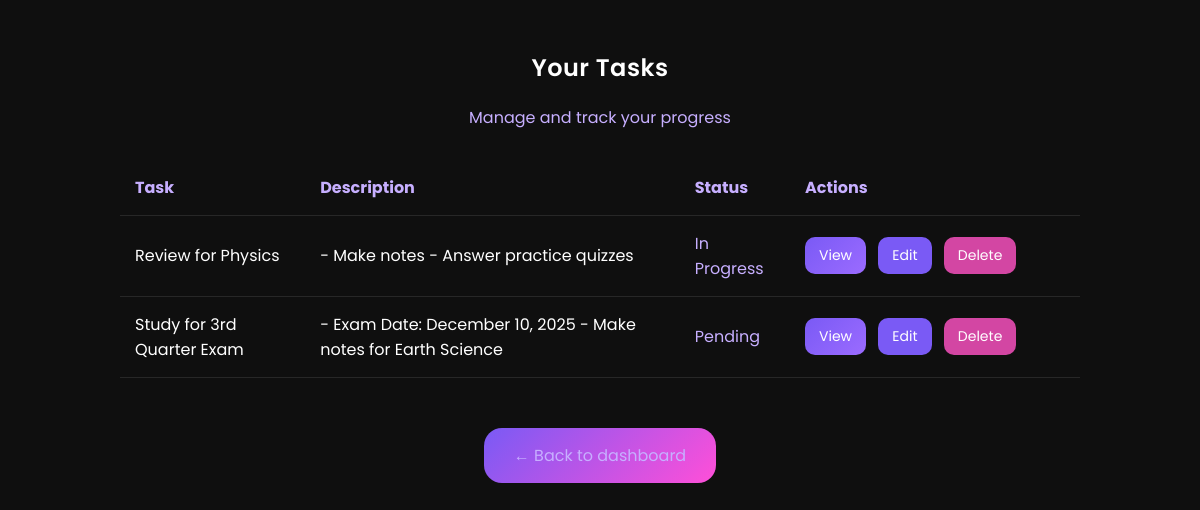
Page /tasks.php (signed in) on the committed database.
### tables this page shows
CREATE TABLE `tasks` (
  `id` int(11) NOT NULL,
  `task_title` varchar(255) DEFAULT NULL,
  `task_description` text DEFAULT NULL,
  `status` varchar(50) DEFAULT 'Pending',
  `created_at` timestamp NOT NULL DEFAULT current_timestamp(),
  `user_id` int(11) DEFAULT NULL
);

### tasks.php (the view, shortened to what this page needs)
<?php
include 'db.php';
$uid = $_SESSION['user_id'];
$result = $conn->query("SELECT * FROM tasks WHERE user_id=$uid ORDER BY created_at DESC");
?>
<!DOCTYPE html>
<html>
<head>
    <link rel="stylesheet" href="style.css">
</head>
<body>
<div style="width: 80%; margin: 50px auto;">
    <h2 style="text-align:center;">Your Tasks</h2>
    <p style="text-align:center;color:#C7AFFF;">Manage and track your progress</p>
    <table>
        <tr>
            <th>Task</th>
            <th>Description</th>
            <th>Status</th>
            <th style="width: 260px;">Actions</th>
        </tr>
        <?php while($row = $result->fetch_assoc()) { ?>
        <tr>
            <td><?= $row['task_title'] ?></td>
            <td><?= $row['task_description'] ?></td>
            <td>
                <span style="color:<?= $row['status']=='Completed'?'#7A5AF5':'#C7AFFF' ?>">
                    <?= $row['status'] ?>
                </span>
            </td>
            <td class="actions">
                <a href="view_task.php?id=<?= $row['id'] ?>" class="action-btn view">View</a>
                <a href="update_task.php?id=<?= $row['id'] ?>" class="action-btn edit">Edit</a>
                <a href="delete_task.php?id=<?= $row['id'] ?>" class="action-btn delete"
                   onclick="return confirm('Delete this task?')">
                   Delete
                </a>
            </td>
        </tr>
        <?php } ?>
    </table>
    <p style="text-align:center;margin-top:30px;">
        <a href="dashboard.php" class="menu-btn">← Back to dashboard</a>
    </p>
</div>
</body>
</html>

### style.css (style rules this page uses)
body { margin: 0; padding: 0; background: #0F0F0F; font-family: 'Poppins', sans-serif; color: white; }
h2, h3 { text-align: center; font-weight: 600; letter-spacing: 0.5px; }
a { color: #C7AFFF; text-decoration: none; }
.menu-btn { display: inline-block; margin: 20px 10px; padding: 15px 30px; background: linear-gradient(135deg, #7A5AF5, #FF4FD8); border-radius: 18px; transition: 0.3s; }
table { width: 100%; border-collapse: collapse; margin-top: 30px; }
th, td { padding: 15px; border-bottom: 1px solid rgba(255,255,255,0.1); vertical-align: middle; }
th { text-align: left; color: #C7AFFF; }
td.actions { display: table-cell !important; vertical-align: middle !important; white-space: nowrap; }
.action-btn { display: inline-block; padding: 8px 14px; border-radius: 10px; font-size: 14px; color: white; text-decoration: none; margin-right: 8px; transition: 0.3s; white-space: nowrap; }
.view { background: linear-gradient(135deg, #7A5AF5, #9B6BFF); }
.edit { background: #7A5AF5; }
.delete { background: #D346A3; }

### rows in the picture
tasks: task_title "Review for Physics", task_description "- Make notes - Answer practice quizzes", status "In Progress"
tasks: task_title "Study for 3rd Quarter Exam", task_description "- Exam Date: December 10, 2025 - Make notes for Earth Science", status "Pending"
